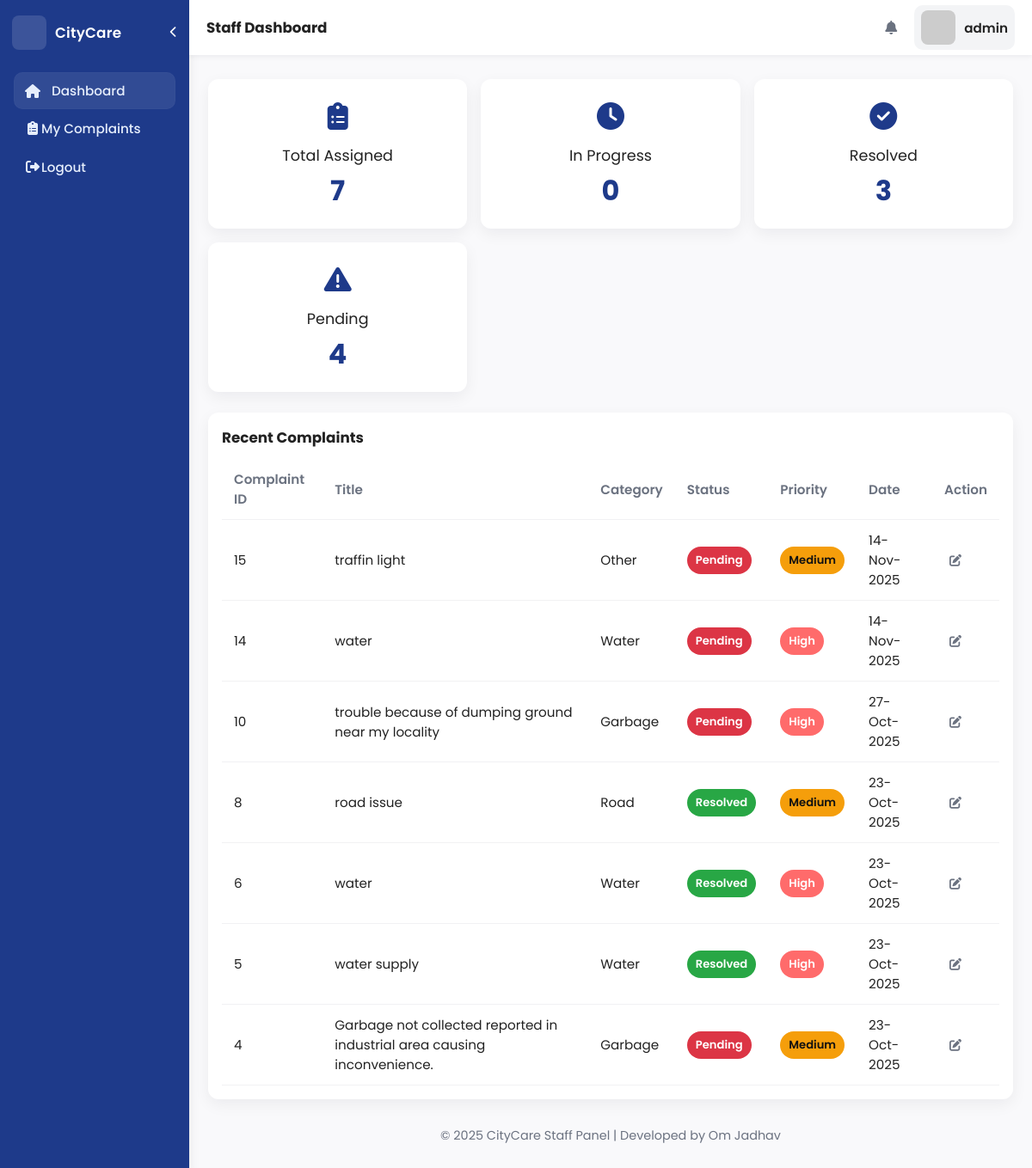
The page /staff_dash (signed in) on the database its author committed.
### app.py (models this page shows)
class Complaint(db.Model):
    id = db.Column(db.Integer, primary_key=True)
    user_id = db.Column(db.Integer, db.ForeignKey('user.id'), nullable=False)
    title = db.Column(db.String(200), nullable=False)
    category = db.Column(db.String(100), nullable=False)
    description = db.Column(db.Text, nullable=False)
    location = db.Column(db.String(200), nullable=False)
    status = db.Column(db.String(50), default='Pending')
    priority = db.Column(db.String(50), default='Medium')
    created_at = db.Column(db.DateTime, default=db.func.current_timestamp())
    image = db.Column(db.String(255), nullable=True)
    assigned_staff_id = db.Column(db.Integer, db.ForeignKey('staff.id'), nullable=True)
    assigned_dept = db.Column(db.String(100), nullable=True)
    notes = db.Column(db.Text, nullable=True)
    proof_image = db.Column(db.String(255), nullable=True)
    user = db.relationship('User', backref=db.backref('complaints', lazy=True))
    assigned_staff = db.relationship('Staff', backref=db.backref('assigned_complaints', lazy=True))

### app.py (the view)
@app.route("/staff_dash")
def staff_dash():
    if not session.get('staff_logged_in'):
        return redirect(url_for('staff_login'))
    staff_dept = session.get('staff_dept')
    complaints = Complaint.query.filter_by(assigned_dept=staff_dept).order_by(Complaint.created_at.desc()).all()
    total_assigned = len(complaints)
    in_progress = len([c for c in complaints if c.status == 'In Progress'])
    resolved = len([c for c in complaints if c.status == 'Resolved'])
    pending = len([c for c in complaints if c.status == 'Pending'])
    return render_template("staff_dash.html",
                           complaints=complaints,
                           staff_name=session.get('staff_name'),
                           total_assigned=total_assigned,
                           in_progress=in_progress,
                           resolved=resolved,
                           pending=pending)

### templates/staff_dash.html (shortened to what this page needs)
<!DOCTYPE html>
<html lang="en">
<head>
  <link rel="stylesheet" href="https://cdnjs.cloudflare.com/ajax/libs/font-awesome/6.5.0/css/all.min.css" />
</head>
<body>
  <aside class="sidebar" id="sidebar">
    <div class="brand">
      <div class="brand-logo"></div>
      <span class="brand-text">CityCare</span>
      <button id="sidebarToggle" class="collapse-btn" aria-label="Toggle sidebar"><i class="fa fa-chevron-left"></i></button>
    </div>
    <nav class="menu">
      <ul>
        <li class="active"><i class="fa fa-home"></i><span class="menu-text">Dashboard</span></li>
        <li><a href="{{ url_for('staff_complaints') }}" style="color: inherit; text-decoration: none;"><i class="fa fa-clipboard-list"></i><span class="menu-text">My Complaints</span></a></li>
        <li><a href="{{ url_for('staff_logout') }}" style="color: inherit; text-decoration: none;"><i class="fa fa-sign-out-alt"></i><span class="menu-text">Logout</span></a></li>
      </ul>
    </nav>
  </aside>
  <div class="page">
    <header class="topbar">
      <div class="topbar-left">
        <h1 class="page-title">Staff Dashboard</h1>
      </div>
      <div class="topbar-right">
        <button class="icon-btn" title="Notifications"><i class="fa fa-bell"></i></button>
        <div class="profile">
          <img src="https://via.placeholder.com/40x40?text=S" alt="Staff" class="profile-pic">
          <div class="profile-info">
            <div class="profile-name">{{ staff_name }}</div>
          </div>
        </div>
      </div>
    </header>
    <main class="main-content">
      <section class="cards">
        <div class="card">
          <div class="card-icon"><i class="fa fa-clipboard-list"></i></div>
          <div class="card-title">Total Assigned</div>
          <div class="card-value">{{ total_assigned }}</div>
        </div>
        <div class="card">
          <div class="card-icon"><i class="fa fa-clock"></i></div>
          <div class="card-title">In Progress</div>
          <div class="card-value">{{ in_progress }}</div>
        </div>
        <div class="card">
          <div class="card-icon"><i class="fa fa-check-circle"></i></div>
          <div class="card-title">Resolved</div>
          <div class="card-value">{{ resolved }}</div>
        </div>
        <div class="card">
          <div class="card-icon"><i class="fa fa-exclamation-triangle"></i></div>
          <div class="card-title">Pending</div>
          <div class="card-value">{{ pending }}</div>
        </div>
      </section>
      <section class="table-wrap">
        <div class="table-header">
          <h2>Recent Complaints</h2>
        </div>
        <div class="table-scroll">
          <table class="complaints-table">
            <thead>
              <tr>
                <th>Complaint ID</th>
                <th>Title</th>
                <th>Category</th>
                <th>Status</th>
                <th>Priority</th>
                <th>Date</th>
                <th>Action</th>
              </tr>
            </thead>
            <tbody>
              {% if complaints %}
                {% for c in complaints %}
                <tr>
                  <td>{{ c.id }}</td>
                  <td>{{ c.title }}</td>
                  <td>{{ c.category }}</td>
                  <td><span class="status badge {{ c.status|lower }}">{{ c.status }}</span></td>
                  <td><span class="priority badge {{ c.priority|lower }}">{{ c.priority }}</span></td>
                  <td>{{ c.created_at.strftime('%d-%b-%Y') }}</td>
                  <td>
                    <a href="{{ url_for('staff_update', id=c.id) }}" class="icon small"><i class="fa fa-edit"></i></a>
                  </td>
                </tr>
                {% endfor %}
              {% else %}
                <tr>
                  <td colspan="7">No complaints assigned.</td>
                </tr>
              {% endif %}
            </tbody>
          </table>
        </div>
      </section>
      <footer class="footer">
        © 2025 CityCare Staff Panel | Developed by Om Jadhav
      </footer>
    </main>
  </div>
</body>
</html>

### templates/staff_dash.html (style rules this page uses)
* { box-sizing: border-box; margin:0; padding:0; font-family: 'Poppins', sans-serif; }
:root { --primary: #1E3A8A; --accent: #1E90FF; --muted: #6b7280; --bg: #f9f9fb; --card: #ffffff; --text: #222; --success: #28a745; --warning: #ffc107; --danger: #dc3545; --shadow: rgba(16,24,40,0.06); --glass: rgba(30,58,138,0.06); --radius: 12px; }
html,body { height:100%; background:var(--bg); color:var(--text); }
.sidebar { position: fixed; left:0; top:0; bottom:0; width:220px; background: var(--primary); color:#fff; padding:18px 14px; display:flex; flex-direction:column; gap:14px; box-shadow: 2px 0 12px rgba(0,0,0,0.06); transition: width .18s ease; }
.brand { display:flex; align-items:center; gap:10px; }
.brand-logo { width:40px; height:40px; border-radius:8px; object-fit:cover; background:#fff2; display:inline-block; }
.brand-text { font-weight:600; font-size:1.05rem; letter-spacing:0.2px; }
.collapse-btn { margin-left:auto; background:transparent; border:none; color:#fff; cursor:pointer; display:flex; align-items:center; }
.menu ul { list-style:none; margin-top:6px; padding:6px 2px; }
.menu li { display:flex; gap:12px; align-items:center; padding:10px 12px; border-radius:10px; cursor:pointer; color: #e6eefc; transition: background .18s, transform .12s; }
.menu li i { width:20px; text-align:center; }
.menu li .menu-text { font-weight:500; font-size:0.95rem; }
.menu li.active { background: rgba(255,255,255,0.085); box-shadow: inset 0 0 0 1px rgba(255,255,255,0.02); }
.page { margin-left:220px; min-height:100vh; display:flex; flex-direction:column; transition: margin-left .18s ease; }
.topbar { height:64px; display:flex; align-items:center; justify-content:space-between; padding:0 20px; background: #fff; box-shadow: 0 2px 6px var(--shadow); z-index:5; }
.topbar-left { display:flex; align-items:center; gap:16px; }
.page-title { font-size:1.05rem; color:var(--text); }
.topbar-right { display:flex; align-items:center; gap:12px; }
.icon-btn { background:transparent; border:none; font-size:16px; padding:8px; cursor:pointer; border-radius:8px; color:var(--muted); }
.profile { display:flex; align-items:center; gap:10px; background:#f3f4f6; padding:6px 8px; border-radius:10px; }
.profile-pic { width:40px; height:40px; border-radius:8px; object-fit:cover; }
.profile-name { font-weight:600; font-size:0.95rem; }
.main-content { padding:22px; padding-top:28px; background: transparent; min-height: calc(100vh - 64px); }
.cards { display:grid; grid-template-columns: repeat(auto-fit, minmax(200px, 1fr)); gap:16px; margin-bottom:24px; }
.card { background:var(--card); border-radius:12px; padding:20px; box-shadow: 0 6px 18px var(--shadow); text-align:center; }
.card-icon { font-size:2rem; color:var(--primary); margin-bottom:8px; }
.card-title { font-size:1.1rem; color:var(--text); margin-bottom:4px; }
.card-value { font-size:2rem; font-weight:700; color:var(--primary); }
.table-wrap { background:var(--card); border-radius:12px; padding:16px; box-shadow: 0 6px 18px var(--shadow); overflow:hidden; }
.table-header { display:flex; align-items:center; justify-content:space-between; margin-bottom:12px; }
.table-header h2 { font-size:1.05rem; color:var(--text); }
.table-scroll { overflow:auto; max-width:100%; }
.complaints-table { width:100%; border-collapse:collapse; min-width:800px; }
.complaints-table th, .complaints-table td { padding:12px 14px; text-align:left; border-bottom:1px solid #f1f1f3; font-size:0.95rem; }
.complaints-table thead th { background:transparent; color:var(--muted); font-weight:600; }
.badge { display:inline-block; padding:6px 10px; border-radius:999px; font-size:0.82rem; color:#fff; font-weight:600; }
.status.pending { background: var(--danger); }
.status.resolved { background: var(--success); color:#fff; }
.priority.high { background: #ff6b6b; }
.priority.medium { background: #f59e0b; color:#111; }
.icon { background:transparent; border:none; cursor:pointer; padding:6px; border-radius:8px; margin-right:4px; }
.icon.small { font-size:14px; color:var(--muted); }
.footer { margin-top:18px; text-align:center; color:var(--muted); padding:14px 0; font-size:0.9rem; }
@media (max-width: 1200px) { .cards { grid-template-columns: repeat(3, 1fr); } }

### rows shown on the page
Complaint: id "15", title "traffin light", category "Other", status "Pending", priority "Medium", created_at "14-Nov-2025"
Complaint: id "14", title "water", category "Water", status "Pending", priority "High", created_at "14-Nov-2025"
Complaint: id "10", title "trouble because of dumping ground near my locality", category "Garbage", status "Pending", priority "High", created_at "27-Oct-2025"
Complaint: id "8", title "road issue", category "Road", status "Resolved", priority "Medium", created_at "23-Oct-2025"
Complaint: id "6", title "water", category "Water", status "Resolved", priority "High", created_at "23-Oct-2025"
Complaint: id "5", title "water supply", category "Water", status "Resolved", priority "High", created_at "23-Oct-2025"
Complaint: id "4", title "Garbage not collected reported in industrial area causing inconvenience.", category "Garbage", status "Pending", priority "Medium", created_at "23-Oct-2025"

### other values the page prints
{{ staff_name }} "admin"
{{ total_assigned }} "7"
{{ in_progress }} "0"
{{ resolved }} "3"
{{ pending }} "4"
